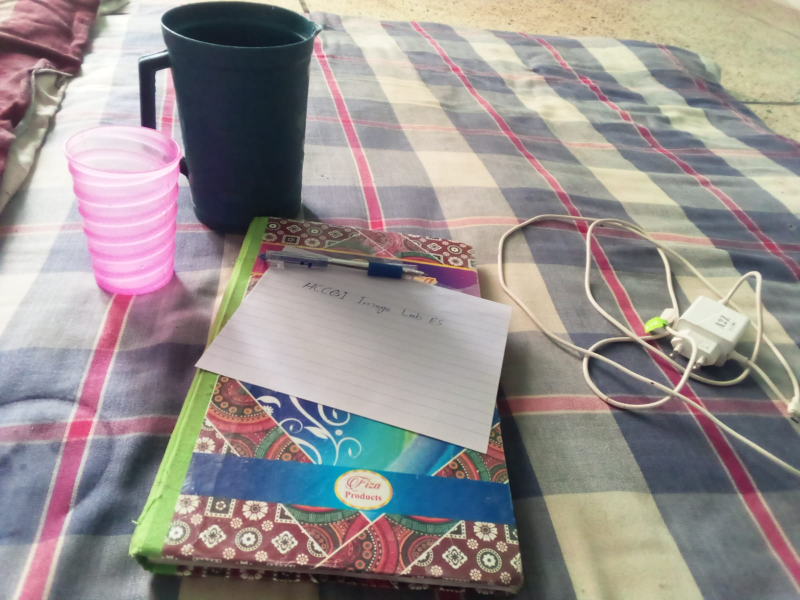
#> input picture weeks01-03/original.jpg, 1600 x 1200 px, found by its file name (shown at 1/2 size)
$ python weeks01-03_image_lab.py   (older library calls are emulated)
#> lines starting #> are read from the running program, lines starting #| are printed output that depends on the picture; after the words box and inside, x2 and y2 are one past the last pixel; in counts of white or black regions, pixels touching at a corner belong together
# Name: Essar Singh
# Roll No: 2k24/CSME/16
# GitHub Username: 2K24CSE16
# Course: Weeks 1-3 Lab: Image Pixels, Filters, and Edges
import os
import cv2
import numpy as np
import matplotlib
matplotlib.use('Agg')
import matplotlib.pyplot as plt

def inspect_image(image_path: str) -> dict:
#> called with image_path = 'images/original.jpg'
    img = cv2.imread(image_path)
#> img is the input picture: shape (1200, 1600, 3); mean B, G, R 142.2, 143.5, 150.6
    if img is None:
        raise FileNotFoundError(f"Image not found at {image_path}")
    height, width, channels = img.shape
#> height = 1200; width = 1600; channels = 3
    return {
        "width": width,
        "height": height,
        "channels": channels,
        "shape": [int(height), int(width), int(channels)],
        "pixel_count": width * height,
        "estimated_bytes": width * height * channels,
        "color_order": "BGR"
    }

def create_pixel_views(image_path: str, output_dir: str) -> dict:
#> called with image_path = 'images/original.jpg', output_dir = 'outputs'
    os.makedirs(output_dir, exist_ok=True)
    img = cv2.imread(image_path)
    h, w = img.shape[:2]
#> h = 1200; w = 1600
    b, g, r = cv2.split(img)
    zeros = np.zeros_like(b)
    blue_img = cv2.merge([b, zeros, zeros])
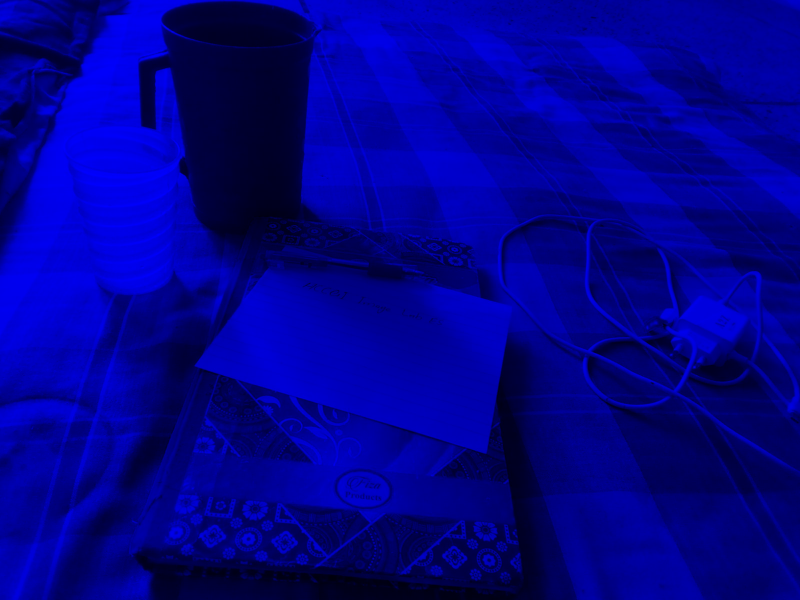
#> blue_img: shape (1200, 1600, 3) (shown at 1/2 size); mean of channels 0, 1, 2 142.2, 0, 0; drawn as B, G, R
    green_img = cv2.merge([zeros, g, zeros])
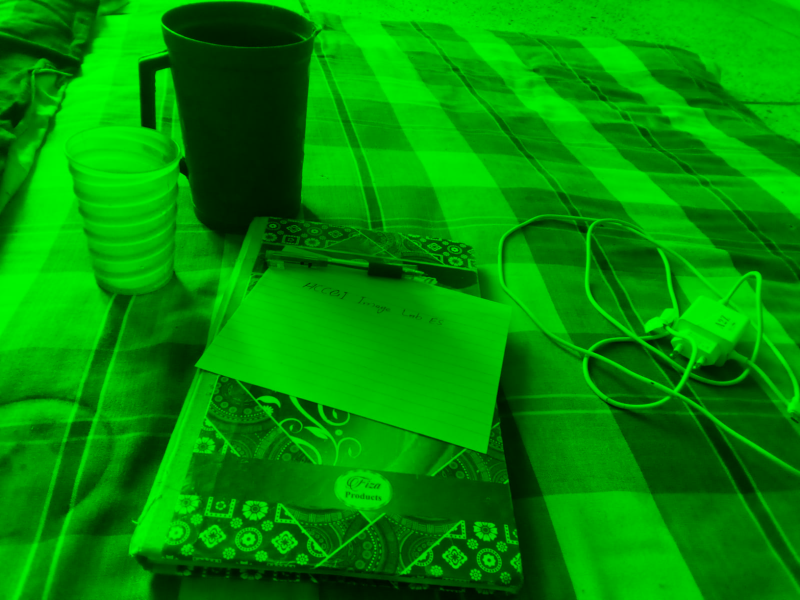
#> green_img: shape (1200, 1600, 3) (shown at 1/2 size); mean of channels 0, 1, 2 0, 143.5, 0; drawn as B, G, R
    red_img = cv2.merge([zeros, zeros, r])
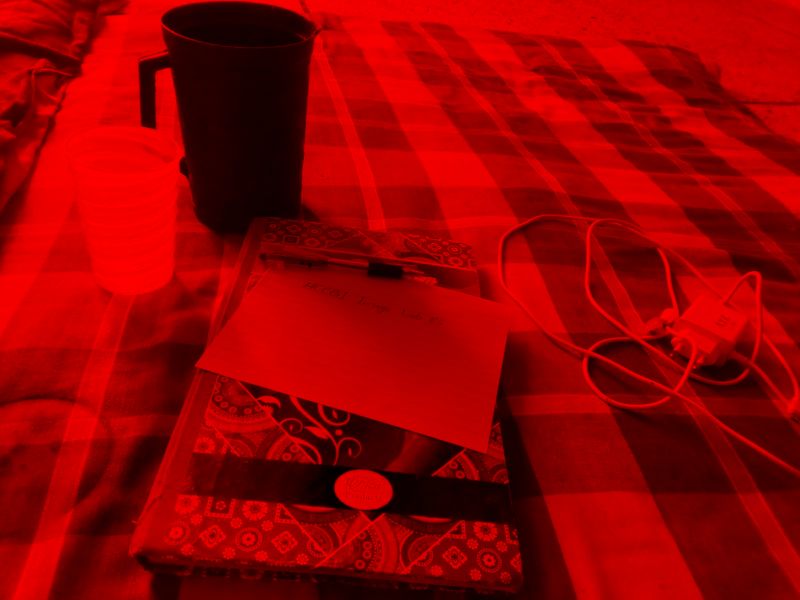
#> red_img: shape (1200, 1600, 3) (shown at 1/2 size); mean of channels 0, 1, 2 0, 0, 150.6; drawn as B, G, R
    gray = cv2.cvtColor(img, cv2.COLOR_BGR2GRAY)
    gray_bgr = cv2.cvtColor(gray, cv2.COLOR_GRAY2BGR)
    downsampled = cv2.resize(img, (w//2, h//2), interpolation=cv2.INTER_AREA)
    down_h, down_w = downsampled.shape[:2]
#> down_h = 600; down_w = 800
    fig, axs = plt.subplots(2, 3, figsize=(12, 8))
    axs = axs.flatten()
    titles = ["Original", "Red Channel", "Green Channel", "Blue Channel", "Grayscale", f"Half Size {down_w}x{down_h}"]
    imgs = [img, red_img, green_img, blue_img, gray_bgr, downsampled]
    for ax, title, im in zip(axs, titles, imgs):
        ax.imshow(cv2.cvtColor(im, cv2.COLOR_BGR2RGB))
        ax.set_title(title, fontsize=10)
        ax.axis('off')
#> this loop made 6 passes
#> title on passes 1 to 6: 'Original', 'Red Channel', 'Green Channel', 'Blue Channel', 'Grayscale', 'Half Size 800x600'
    plt.tight_layout()
    output_path = os.path.join(output_dir, "pixel_views.png")
    plt.savefig(output_path, dpi=150)
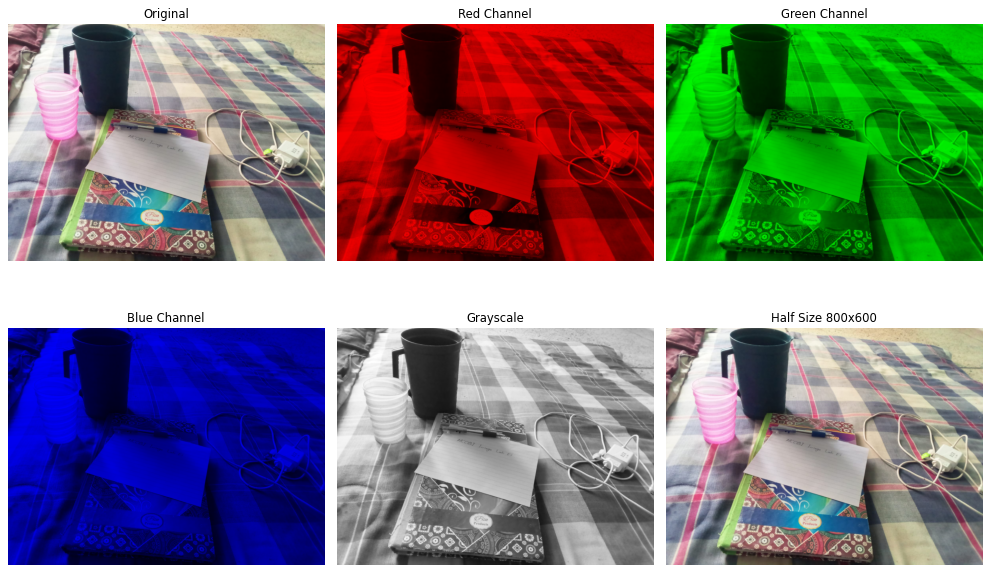
#> figure drawn by matplotlib, 6 panels
    plt.close()
    return {"original_size": [w, h], "downsampled_size": [down_w, down_h], "output_path": output_path}

def create_adjustments(image_path: str, output_dir: str, brightness_delta: int = 40, contrast_factor: float = 1.5, threshold: int = 127) -> dict:
#> called with image_path = 'images/original.jpg', output_dir = 'outputs', brightness_delta = 40, contrast_factor = 1.5, threshold = 127
    os.makedirs(output_dir, exist_ok=True)
    if not 0 <= threshold <= 255:
        raise ValueError("threshold must be in 0-255")
    gray = cv2.cvtColor(cv2.imread(image_path), cv2.COLOR_BGR2GRAY)
    brighter = np.clip(gray.astype(int) + brightness_delta, 0, 255).astype(np.uint8)
    contrast = np.clip(gray.astype(float) * contrast_factor, 0, 255).astype(np.uint8)
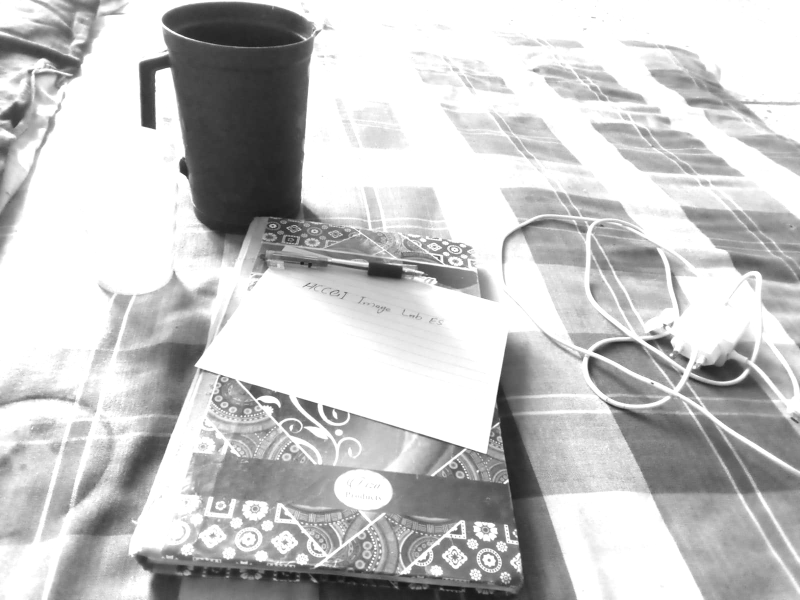
#> contrast: shape (1200, 1600) (shown at 1/2 size); min 19, max 255, mean 199.1
    _, thresh_img = cv2.threshold(gray, threshold, 255, cv2.THRESH_BINARY)
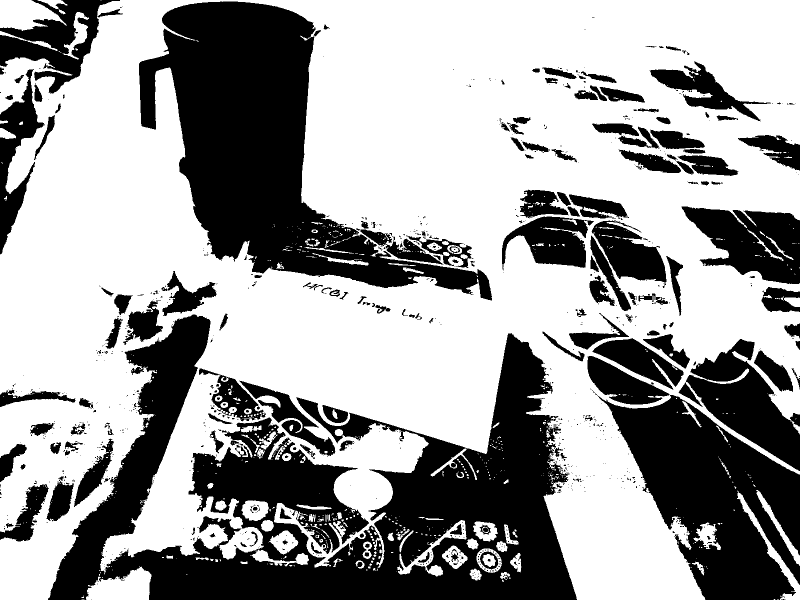
#> thresh_img: shape (1200, 1600) (shown at 1/2 size); 62.1% white; 889 black regions (706 under 20 px), largest, box (x1, y1, x2, y2) and area: (96, 629, 1154, 1200) 256781, (278, 3, 984, 601) 155110, (1196, 790, 1600, 1200) 87936
    fig, axs = plt.subplots(2, 2, figsize=(10, 8))
    axs = axs.flatten()
    data = [(gray, "Grayscale"), (brighter, f"Brighter +{brightness_delta}"), (contrast, f"Contrast x{contrast_factor}"), (thresh_img, f"Threshold {threshold}")]
    for ax, (im, title) in zip(axs, data):
        ax.imshow(im, cmap='gray', vmin=0, vmax=255)
        ax.set_title(title); ax.axis('off')
#> this loop made 4 passes
#> title on passes 1 to 4: 'Grayscale', 'Brighter +40', 'Contrast x1.5', 'Threshold 127'
    plt.tight_layout()
    output_path = os.path.join(output_dir, "adjustments.png")
    plt.savefig(output_path, dpi=150); plt.close()
    return {"brightness_delta": brightness_delta, "contrast_factor": contrast_factor, "threshold": threshold, "output_path": output_path}

def create_blur_and_edges(image_path: str, output_dir: str, kernel_size: int = 5) -> dict:
#> called with image_path = 'images/original.jpg', output_dir = 'outputs', kernel_size = 5
    os.makedirs(output_dir, exist_ok=True)
    if kernel_size <= 0 or kernel_size % 2 == 0:
        raise ValueError("kernel_size must be positive odd")
    gray = cv2.cvtColor(cv2.imread(image_path), cv2.COLOR_BGR2GRAY)
    blurred = cv2.blur(gray, (kernel_size, kernel_size))
    sobel_orig = cv2.convertScaleAbs(cv2.Sobel(gray, cv2.CV_64F, 1, 1, ksize=3))
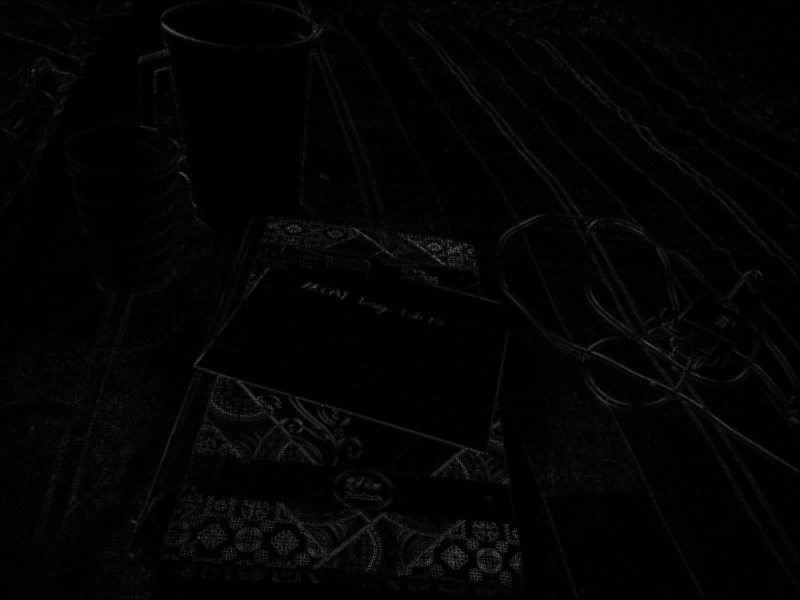
#> sobel_orig: shape (1200, 1600) (shown at 1/2 size); min 0, max 156, mean 3.6
    sobel_blur = cv2.convertScaleAbs(cv2.Sobel(blurred, cv2.CV_64F, 1, 1, ksize=3))
    fig, axs = plt.subplots(2, 2, figsize=(10, 8))
    axs = axs.flatten()
    data = [(gray, "Grayscale"), (blurred, f"Mean Blur k={kernel_size}"), (sobel_orig, "Sobel Original"), (sobel_blur, "Sobel on Blurred")]
    for ax, (im, title) in zip(axs, data):
        ax.imshow(im, cmap='gray'); ax.set_title(title); ax.axis('off')
#> this loop made 4 passes
    plt.tight_layout()
    output_path = os.path.join(output_dir, "blur_and_edges.png")
    plt.savefig(output_path, dpi=150); plt.close()
    return {"kernel_size": kernel_size, "output_path": output_path}

def run_lab(image_path: str, output_dir: str) -> dict:
    return {"task1": inspect_image(image_path), "task2": create_pixel_views(image_path, output_dir), "task3": create_adjustments(image_path, output_dir), "task4": create_blur_and_edges(image_path, output_dir)}

def main() -> None:
    os.makedirs("outputs", exist_ok=True)
    results = run_lab("images/original.jpg", "outputs")
    print("Lab completed", results)

if __name__ == "__main__":
    main()
